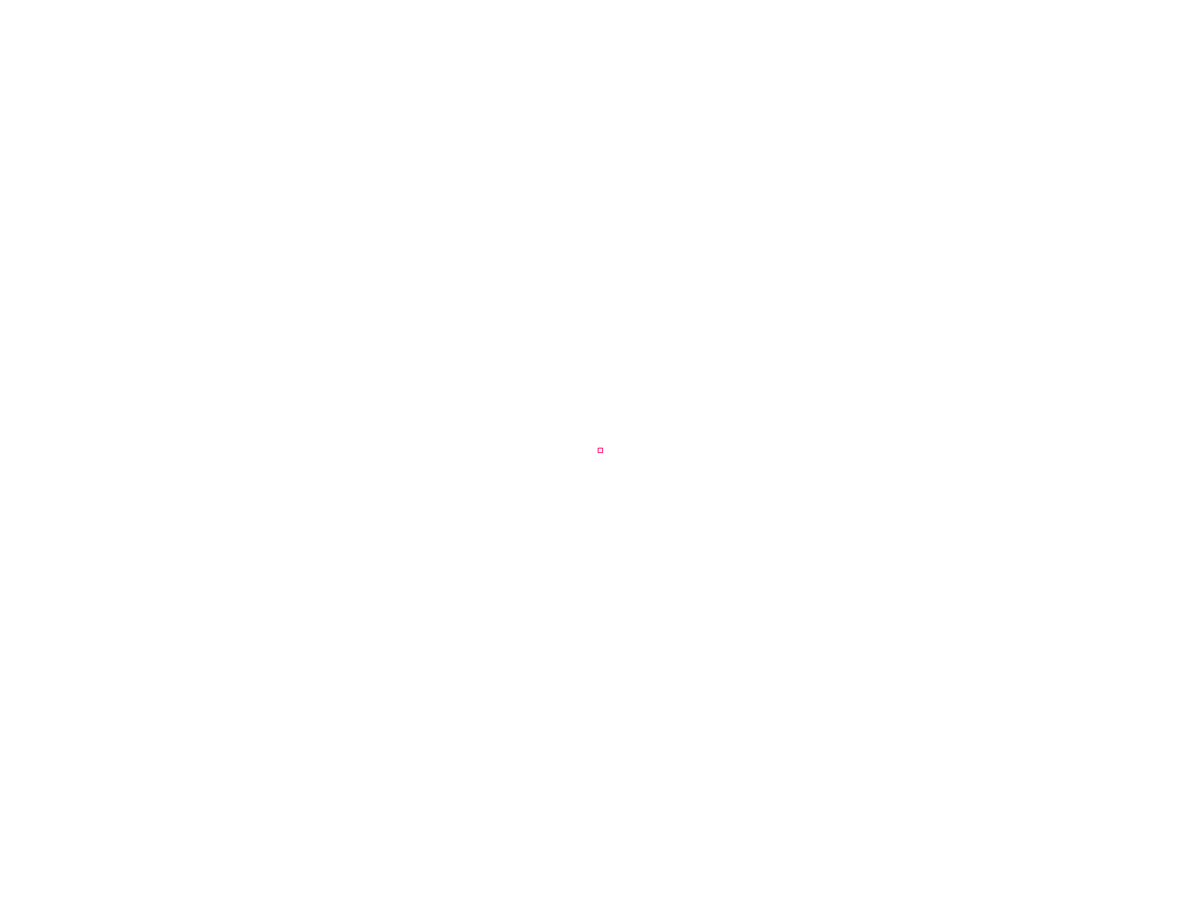
Frame 1 (no input)
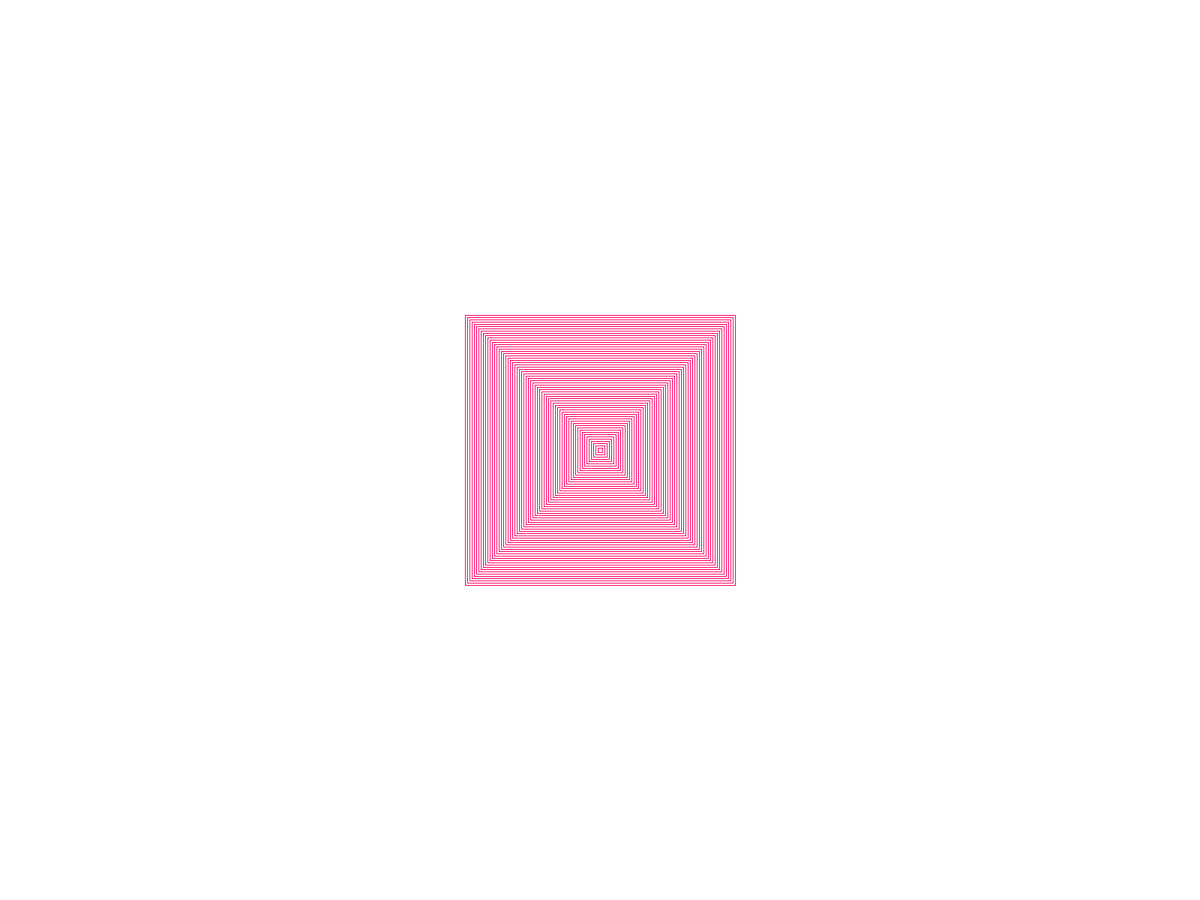
Frame 60 (the mouse pressed at the canvas centre just before this capture)
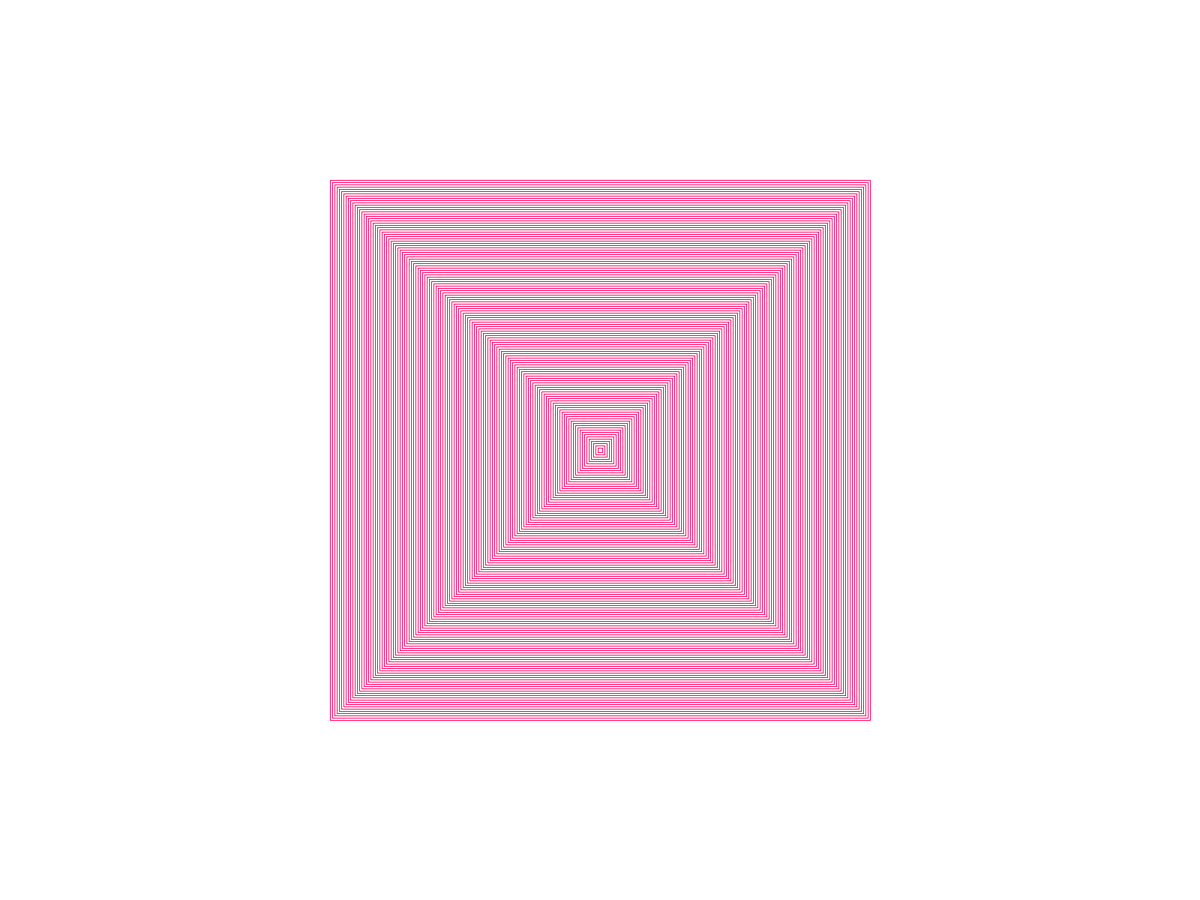
Frame 120 (the mouse held since frame 60 and released just before this capture)

The Processing sketch that drew these frames (run headless with seeded random() and noise(); from frame 60 on, the mouse is pressed at the canvas centre):

// Processing sketch: knitting
// ── knitting.pde
// -
// Knitting by Claudia Panfili [modulo, pattern]
// 2018 © Claudia Panfili, Daniele @Fupete and the course DSII2018 @UniRSM 
// github.com/fupete — github.com/dsii-2018-unirsm
// Educational purposes, MIT License, 2018, San Marino
// —
//
int j = 0;
int f = 0;
int k = int (random(10));

void setup(){
  fullScreen();
   background(255);
   rectMode(CENTER);
}

void draw(){
  j = (j + k) % width;
  f = (f + k) % height;
  if (j > 3) {
  noFill();
    stroke (255);
    rect (width/2, height/2, j, f);
 } if (j > 2) {
    noFill();
    stroke(255,0,100);
    rect (width/2, height/2, j, f);
 }
}
